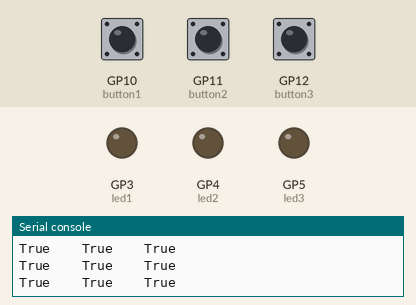
This program was run on a simulated Raspberry Pi Pico running CircuitPython. Parts: output pins drawn as LEDs (lit = HIGH), the last lines printed to the serial console. Inputs (shaded band) come from the test bench; at power-on: GP10 (button1) HIGH, GP11 (button2) HIGH, GP12 (button3) HIGH.

Above: at 1.2 s.
1.3 s: GP10 (button1) pulled LOW for 0.15 s
At 1.61 s:
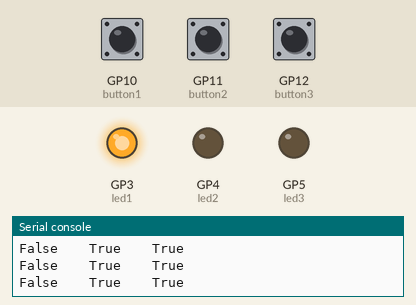
3.2 s: GP11 (button2) pulled LOW for 0.15 s
At 3.5 s:
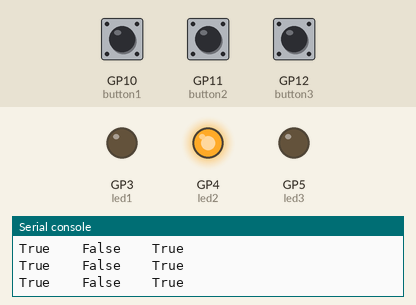
5.1 s: GP12 (button3) pulled LOW for 0.15 s
At 5.41 s:
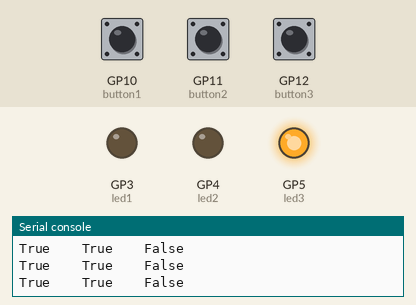
7.0 s: GP12 (button3) pulled LOW for 3.2 s
At 11.0 s:
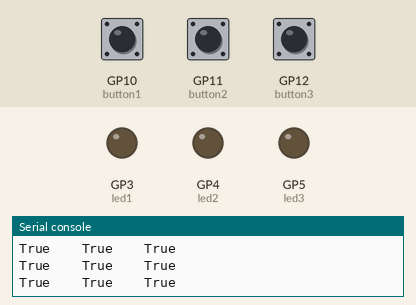
12.0 s: GP10 (button1) pulled LOW for 3.2 s
At 15.36 s:
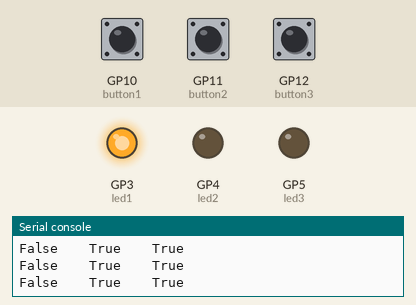
Timing chart, 0 to 17.0 s (numbered marks = the images above; inputs shaded):
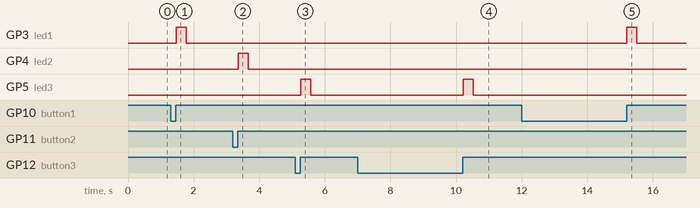

Measured:
- after the input at 1.3 s, GP3 (led1): LOW → HIGH after 0.17 s, → LOW 0.30 s later
- after the input at 3.2 s, GP4 (led2): LOW → HIGH after 0.16 s, → LOW 0.30 s later
- after the input at 5.1 s, GP5 (led3): LOW → HIGH after 0.17 s, → LOW 0.30 s later
- after the input at 7.0 s, GP5 (led3): LOW → HIGH after 3.2 s, → LOW 0.30 s later
- after the input at 12.0 s, GP3 (led1): LOW → HIGH after 3.2 s, → LOW 0.30 s later

The program:

Button.py
```python
import time
import digitalio
import board

button1 = digitalio.DigitalInOut(board.GP10)
button1.direction = digitalio.Direction.INPUT
button1.pull = digitalio.Pull.UP

button2 = digitalio.DigitalInOut(board.GP11)
button2.direction = digitalio.Direction.INPUT
button2.pull = digitalio.Pull.UP

button3 = digitalio.DigitalInOut(board.GP12)
button3.direction = digitalio.Direction.INPUT
button3.pull = digitalio.Pull.UP

led1 = digitalio.DigitalInOut(board.GP3)
led1.direction = digitalio.Direction.OUTPUT

led2 = digitalio.DigitalInOut(board.GP4)
led2.direction = digitalio.Direction.OUTPUT

led3 = digitalio.DigitalInOut(board.GP5)
led3.direction = digitalio.Direction.OUTPUT

prevButton1 = button1.value
prevButton2 = button2.value
prevButton3 = button3.value

while True:

    prevButton1 = button1.value
    prevButton2 = button2.value
    prevButton3 = button3.value

    if button1.value or button2.value or button3.value :
        print(f"{button1.value}		{button2.value}		{button3.value}")
        time.sleep(0.02)

        if button1.value and not prevButton1:
            led1.value = True
            time.sleep(0.3)

        elif  button2.value and not prevButton2:
            led2.value = True
            time.sleep(0.3)

        elif button3.value and not prevButton3:
            led3.value = True
            time.sleep(0.3)

    led1.value = False
    led2.value = False
    led3.value = False
```
